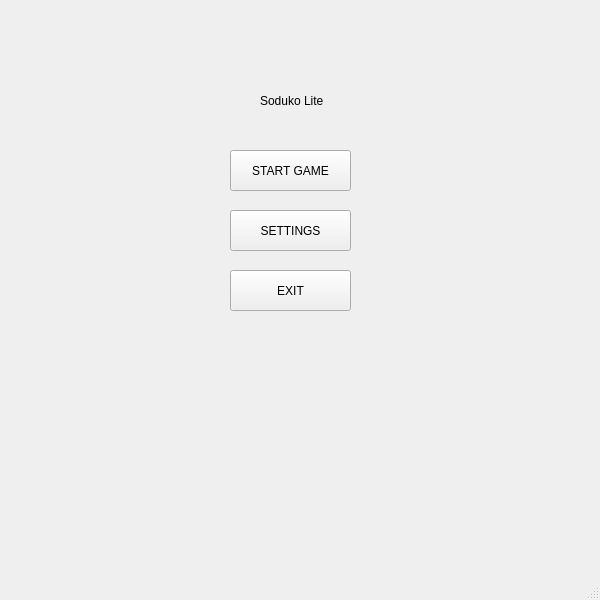
<?xml version="1.0" encoding="UTF-8"?>
<ui version="4.0">
 <class>MainWindow</class>
 <widget class="QMainWindow" name="MainWindow">
  <property name="geometry">
   <rect>
    <x>0</x>
    <y>0</y>
    <width>600</width>
    <height>600</height>
   </rect>
  </property>
  <property name="minimumSize">
   <size>
    <width>600</width>
    <height>600</height>
   </size>
  </property>
  <property name="maximumSize">
   <size>
    <width>600</width>
    <height>600</height>
   </size>
  </property>
  <property name="windowTitle">
   <string>MainWindow</string>
  </property>
  <widget class="QWidget" name="centralwidget">
   <widget class="QPushButton" name="startButton">
    <property name="geometry">
     <rect>
      <x>230</x>
      <y>150</y>
      <width>121</width>
      <height>41</height>
     </rect>
    </property>
    <property name="text">
     <string>START GAME</string>
    </property>
   </widget>
   <widget class="QLabel" name="label">
    <property name="geometry">
     <rect>
      <x>260</x>
      <y>50</y>
      <width>141</width>
      <height>101</height>
     </rect>
    </property>
    <property name="text">
     <string>Soduko Lite</string>
    </property>
   </widget>
   <widget class="QPushButton" name="settingsButton">
    <property name="geometry">
     <rect>
      <x>230</x>
      <y>210</y>
      <width>121</width>
      <height>41</height>
     </rect>
    </property>
    <property name="text">
     <string>SETTINGS</string>
    </property>
   </widget>
   <widget class="QPushButton" name="exitButton">
    <property name="geometry">
     <rect>
      <x>230</x>
      <y>270</y>
      <width>121</width>
      <height>41</height>
     </rect>
    </property>
    <property name="text">
     <string>EXIT</string>
    </property>
   </widget>
  </widget>
  <widget class="QMenuBar" name="menubar">
   <property name="geometry">
    <rect>
     <x>0</x>
     <y>0</y>
     <width>600</width>
     <height>21</height>
    </rect>
   </property>
  </widget>
  <widget class="QStatusBar" name="statusbar"/>
 </widget>
 <resources/>
 <connections/>
</ui>
